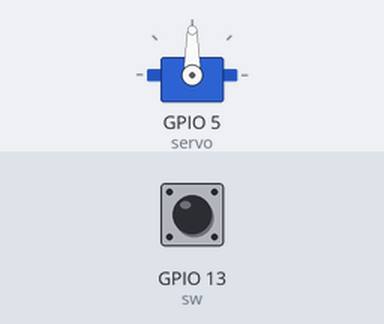
Bench run of a sketch on a simulated ESP32. Parts: servo. Inputs (shaded band) come from the test bench; at power-on: GPIO 13 (sw) HIGH.

Above: at 1.2 s.
1.3 s: GPIO 13 (sw) pulled LOW for 0.15 s
At 1.76 s:
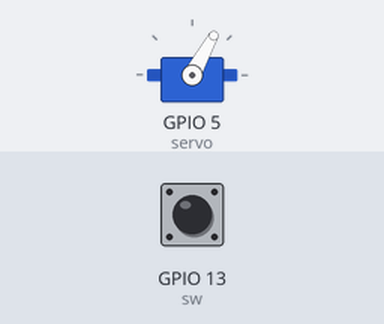
At 3.8 s:
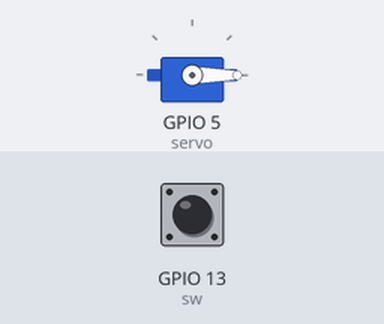
Timing chart, 0 to 7.5 s (numbered marks = the images above; inputs shaded):
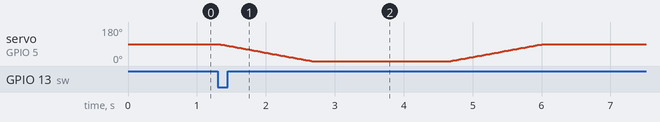

The sketch:

servo2.ino
```cpp
#include <ESP32Servo.h>

Servo servo;  // create servo object to control a servo
// twelve servo objects can be created on most boards

int pos = 0;    // variable to store the servo position
int sw=13;
void setup() {
  servo.attach(5);
  pinMode(sw, INPUT_PULLUP);
}

void loop() {
  if(digitalRead(sw)==LOW)
  {
  for(pos = 90; pos >= 0; pos -= 1)
   { // goes from 0 degrees to 180 degrees
    // in steps of 1 degree
    servo.write(pos);
    delay(15);
  }
   delay(2000);

  for  (pos = 0; pos <= 90; pos += 1) {
    servo.write(pos);
    delay(15);
  }
  }
  else
  {

    servo.write(90);
  }


}
```
